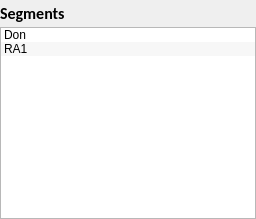
              <widget class="QWidget" name="page">
               <layout class="QGridLayout" name="gridLayout_26">
                <property name="margin">
                 <number>0</number>
                </property>
                <property name="spacing">
                 <number>0</number>
                </property>
                <item row="0" column="0">
                 <widget class="QWidget" name="wdg_segments" native="true">
                  <property name="minimumSize">
                   <size>
                    <width>151</width>
                    <height>0</height>
                   </size>
                  </property>
                  <layout class="QGridLayout" name="gridLayout_27">
                   <property name="verticalSpacing">
                    <number>0</number>
                   </property>
                   <property name="margin">
                    <number>0</number>
                   </property>
                   <item row="0" column="0">
                    <widget class="QLabel" name="label_20">
                     <property name="font">
                      <font>
                       <family>Calibri</family>
                       <pointsize>12</pointsize>
                       <weight>75</weight>
                       <bold>true</bold>
                      </font>
                     </property>
                     <property name="text">
                      <string>Segments</string>
                     </property>
                    </widget>
                   </item>
                   <item row="0" column="1">
                    <widget class="QToolButton" name="toolButton_3">
                     <property name="text">
                      <string/>
                     </property>
                     <property name="icon">
                      <iconset resource="icons/icons_rsc.qrc">
                       <normaloff>:/tpd/add18.png</normaloff>:/tpd/add18.png</iconset>
                     </property>
                     <property name="iconSize">
                      <size>
                       <width>20</width>
                       <height>20</height>
                      </size>
                     </property>
                     <property name="autoRaise">
                      <bool>true</bool>
                     </property>
                    </widget>
                   </item>
                   <item row="0" column="2">
                    <widget class="QToolButton" name="toolButton_4">
                     <property name="text">
                      <string/>
                     </property>
                     <property name="icon">
                      <iconset resource="icons/icons_rsc.qrc">
                       <normaloff>:/tpd/minus.png</normaloff>:/tpd/minus.png</iconset>
                     </property>
                     <property name="iconSize">
                      <size>
                       <width>20</width>
                       <height>20</height>
                      </size>
                     </property>
                     <property name="autoRaise">
                      <bool>true</bool>
                     </property>
                    </widget>
                   </item>
                   <item row="1" column="0" colspan="3">
                    <widget class="QListWidget" name="wlst_segments">
                     <property name="alternatingRowColors">
                      <bool>true</bool>
                     </property>
                     <property name="selectionRectVisible">
                      <bool>true</bool>
                     </property>
                     <item>
                      <property name="text">
                       <string>Don</string>
                      </property>
                     </item>
                     <item>
                      <property name="text">
                       <string>RA1</string>
                      </property>
                     </item>
                    </widget>
                   </item>
                  </layout>
                 </widget>
                </item>
               </layout>
              </widget>
